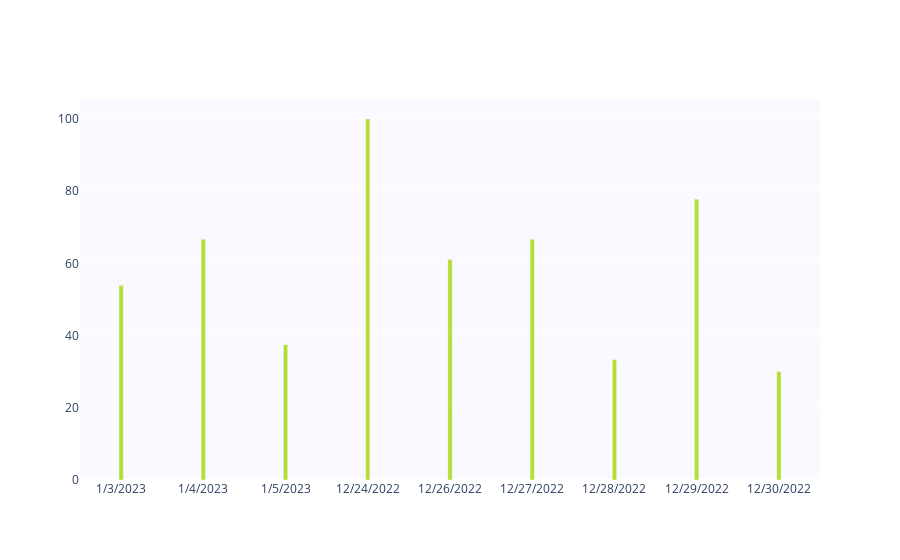

Notebook code for this chart:
### Code cell
daily_win_pct = go.Bar(
    x=daily_performance_res_ignored["date"],
    y=daily_performance_res_ignored["win_pct"],
    marker=dict(color="#b5de2b"),
    width=0.05
)

daily_win_pct_fig = go.Figure(daily_win_pct)
daily_win_pct_fig.update_layout(plot_bgcolor="#f9f9ff")

### Figure 1 — Plotly figure (JSON) as saved in the notebook; plotly's stock layout.template omitted (floating-point values rounded to 4 significant figures)
{"data": [{"marker": {"color": "#b5de2b"}, "type": "bar", "width": 0.05, "x": ["1/3/2023", "1/4/2023", "1/5/2023", "12/24/2022", "12/26/2022", "12/27/2022", "12/28/2022", "12/29/2022", "12/30/2022"], "y": [53.85, 66.67, 37.5, 100, 61.11, 66.67, 33.33, 77.78, 30]}], "layout": {"plot_bgcolor": "#f9f9ff"}}
